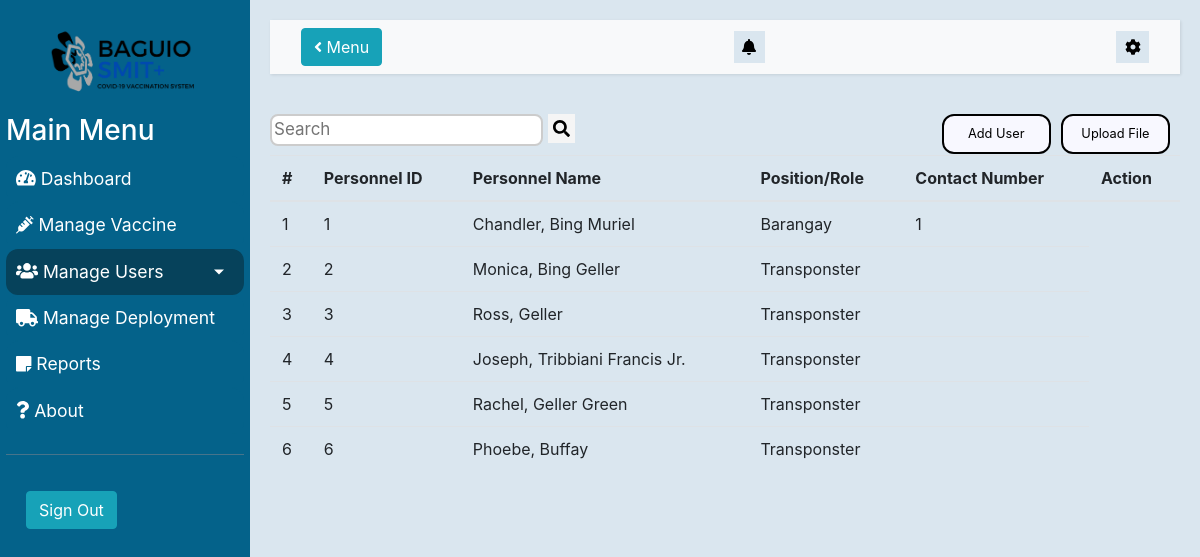
The page /AdminBackEnd/ManagePersonnelHome.php on the database as committed earlier.
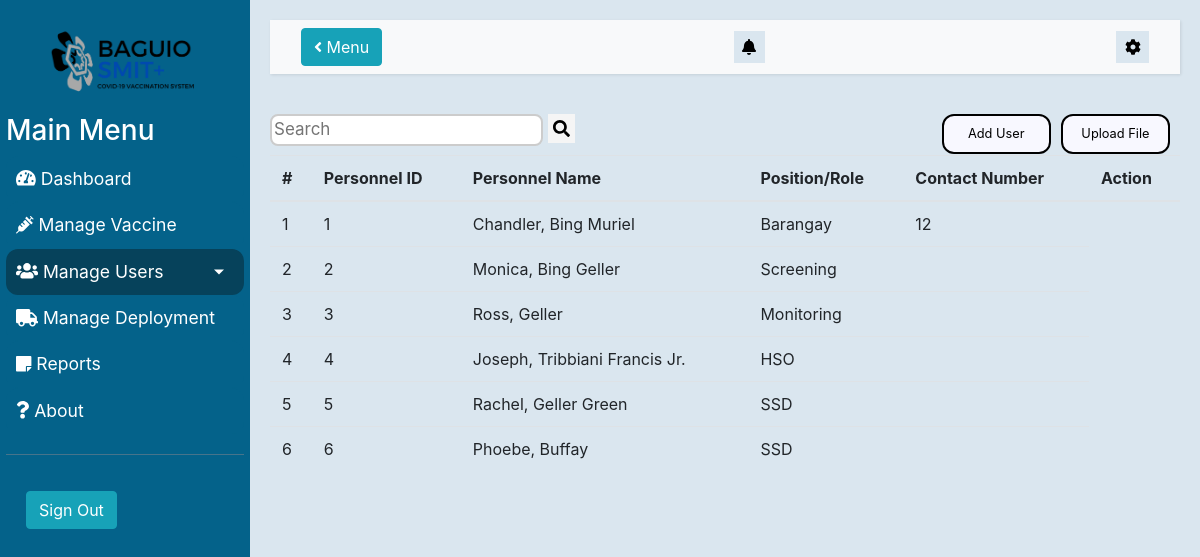
The same page on the database as committed later.
### tables this page shows
CREATE TABLE IF NOT EXISTS `employee` (
  `employee_id` int(11) NOT NULL AUTO_INCREMENT,
  `employee_first_name` varchar(255) NOT NULL,
  `employee_last_name` varchar(255) NOT NULL,
  `employee_middle_name` varchar(255) DEFAULT NULL,
  `employee_suffix` varchar(255) DEFAULT NULL,
  `employee_role` varchar(255) NOT NULL,
  `barangay_id` int(11) DEFAULT NULL,
  `employee_contact_number` char(11) NOT NULL,
  PRIMARY KEY (`employee_id`),
  KEY `barangay_id` (`barangay_id`)
);

### require/getEmployee.php (called while the page is built)
<?php
    include("../includes/database.php");
    include("../includes/constructor.php");
    $query = "SELECT * FROM employee";
    $employees = [];
    $stmt = $database->stmt_init();
    $stmt->prepare($query);
    $stmt->bind_result($employeeId, $employeeLastName, $employeeFirstName, $employeeMiddleName, $employeeSuffix, $employeeRole, $employeeContactNumber);
    $stmt->execute();
    while ($stmt->fetch()){
        $employee = new employeeInfo($employeeId, $employeeLastName, $employeeFirstName, $employeeMiddleName, $employeeSuffix, $employeeRole, $employeeContactNumber);
        $employees[] = $employee;
    }

### includes/constructor.php (called while the page is built, shortened)
<?php
class employeeInfo{
    private $employeeId;
    private $employeeLastName;
    private $employeeFirstName;
    private $employeeMiddleName;
    private $employeeSuffix;
    private $employeeRole;
    private $employeeContact;
    public function __construct($empId, $empLast, $empFirst, $empMiddle, $empSuffix, $empRole, $empNumber)
    {
        $this->employeeId = $empId;
        $this->employeeLastName = $empLast;
        $this->employeeFirstName = $empFirst;
        $this->employeeMiddleName = $empMiddle;
        $this->employeeSuffix = $empSuffix;
        $this->employeeRole = $empRole;
        $this->employeeContact = $empNumber;
    }
    public function getEmployeeId()
    {
        return $this->employeeId;
    }
    public function getEmployeeLastName()
    {
        return $this->employeeLastName;
    }
    public function getEmployeeFirstName()
    {
        return $this->employeeFirstName;
    }
    public function getEmployeeMiddleName()
    {
        return $this->employeeMiddleName;
    }
    public function getEmployeeContact()
    {
        return $this->employeeContact;
    }
    public function getEmployeeRole()
    {
        return $this->employeeRole;
    }
    public function getEmployeeSuffix()
    {
        return $this->employeeSuffix;
    }
}
?>

### AdminBackEnd/ManagePersonnelHome.php (the view, shortened to what this page needs)
<?php
include_once("../includes/database.php") ?>
<head>
    <link href="../css/style.css" rel="stylesheet">
    <link href="https://stackpath.bootstrapcdn.com/bootstrap/4.3.1/css/bootstrap.min.css"
 rel="stylesheet">
</head>
<body>
<div class="wrapper">
    <nav id="sidebar">
        <div class="sidebar-header">
            <div class="sidebar-brand-icon">
                <img style="width:150px;" src="../img/SMIT+.png" alt="Baguio Logo">
            </div>
        </div>
        <ul class="list-unstyled components">
            <h3 id="mainmenu">Main Menu</h3>
            <li>
                <a href="#"><i class="fas fa-tachometer-alt"></i> Dashboard</a>
            </li>
            <li>
                <a href="ManageVaccineHome.php"><i class="fas fa-syringe"></i> Manage Vaccine</a>
            </li>
            <li class="active">
                <a href="#ManageUsersSubmenu" data-toggle="collapse" aria-expanded="false" class="dropdown-toggle"><i
                            class="fas fa-users"></i> Manage Users</a>
            </li>
            <li>
                <a href="ManageDeployment.php"><i class="fas fa-truck"></i> Manage Deployment</a>
            </li>
            <li>
                <a href="ManageReportHome.php"><i class="fas fa-sticky-note"></i> Reports</a>
            </li>
            <li>
                <a href="aboutAdmin.html"><i class="fas fa-question"></i> About</a>
            </li>
        </ul>
        <ul class="list-unstyled CTAs">
            <button type="button" class="btn btn-info">
                <span>Sign Out</span>
            </button>
        </ul>
    </nav>
    <div id="content">
        <nav class="navbar navbar-expand-lg navbar-light bg-light">
            <div class="container-fluid">
                <button type="button" id="sidebarCollapse" class="btn btn-info" onclick="Toggle()">
                    <i class='fas fa-angle-left'></i> Menu
                </button>
                <button class="btnTop">
                    <i class="fas fa-bell"></i>
                </button>
                <button class="btnTop btnBell">
                    <i class="fas fa-cog"></i>
                </button>
            </div>
        </nav>
        <button id="uploadFileBtn" type="button" class="buttonTop" data-toggle="modal" data-target="#upload-File">
            Upload File
        </button>
        <button id="addPersonnelBtn" type="button" class="buttonTop">Add User</button>
        <div class="search-container">
            <input type="text" placeholder="Search" id="searchPersonnel" name="searchPersonnel" onkeyup="searchPersonnel()">
            <button type="submit" id="searchPersonnelBtn" name="searchPersonnelBtn" onclick="searchPersonnel()"><i class="fa fa-search"></i></button>
        </div>
        <table class="table table-row table-hover" id="personnelTable">
            <thead>
            <tr>
                <th scope="col">#</th>
                <th scope="col">Personnel ID</th>
                <th scope="col">Personnel Name</th>
                <th scope="col">Position/Role</th>
                <th scope="col">Contact Number</th>
                <th scope="col">Action</th>
            </tr>
            </thead>
            <?php
            require_once '../require/getEmployee.php';
            $count = 0;
            foreach ($employees as $emp) {
                $count++;
                $id = $emp->getEmployeeId();
                $role = $emp->getEmployeeRole();
                $contact = $emp->getEmployeeContact();
                if ($emp->getEmployeeMiddleName() == null && $emp->getEmployeeSuffix() == null) {
                    $name = $emp->getEmployeeLastName() . ", " . $emp->getEmployeeFirstName();
                } else if ($emp->getEmployeeSuffix() == null) {
                    $name = $emp->getEmployeeLastName() . ", " . $emp->getEmployeeFirstName() . " " . $emp->getEmployeeMiddleName();
                } else if ($emp->getEmployeeMiddleName() == null) {
                    $name = $emp->getEmployeeLastName() . ", " . $emp->getEmployeeFirstName() . " " . $emp->getEmployeeSuffix();
                } else {
                    $name = $emp->getEmployeeLastName() . ", " . $emp->getEmployeeFirstName() . " " . $emp->getEmployeeMiddleName() . " " . $emp->getEmployeeSuffix();
                }
                echo "<tr>
                <td>$count</td>
                <td>$id</td>
                <td>$name</td>
                <td>$role</td>
                <td>$contact</td>
                </tr>";
            }
            ?>
        </table>
    </div>
</div>
</body>

### css/style.css (style rules this page uses)
body { font-family: 'Poppins', sans-serif; }
.sidebar-brand-icon { padding-bottom: 0%; margin-bottom: -12%; }
a, a:hover, a:focus { color: inherit; text-decoration: none; transition: all 0.3s; border-radius: 12px; }
.navbar { padding: 15px 10px; background: #fff; border: none; border-radius: 0; margin-bottom: 40px; box-shadow: 1px 1px 3px rgba(0, 0, 0, 0.1); }
.buttonTop { display: block; float: right; background: ghostwhite; border: 2px solid black; width: 12%; height: 40px; color: black!important; margin-right: 10px; font-size: 80%; }
.buttonTop { border-radius: 12px; }
.search-container button { display: inline-block; padding: 6px 5px; background: whitesmoke; font-size: 17px; border: none; cursor: pointer; width: 3%; height: auto; }
.search-container { margin-bottom: 1%; }
input[type=text] { font-size: 17px; height: auto; display: inline-block; border: 2px solid #ccc; border-radius: 8px; }
img { display: block; margin-left: auto; margin-right: auto; width: 20%; }
.wrapper { display: flex; width: 100%; align-items: stretch; background-color: #ffffff; position: relative; overflow: hidden; }
#sidebar { min-width: 250px; max-width: 250px; background: #04628A; color: #fff; transition: all 0.3s; padding: .5%; }
#sidebar .sidebar-header { padding: 20px; background: #04628A; }
#sidebar ul.components { padding: 20px 0; border-bottom: 1px solid #47748b; }
#sidebar ul li a { padding: 10px; font-size: 1.1em; display: block; }
#sidebar ul li a { color: #fff !important; background: #04628A; ; }
#sidebar ul li.active>a, a[aria-expanded="true"] { color: #fff; background: #06425b; }
a[data-toggle="collapse"] { position: relative; }
.dropdown-toggle::after { display: block; position: absolute; top: 50%; right: 20px; transform: translateY(-50%); }
ul.CTAs { padding: 20px; }
.btnTop { border: none; background: #dae6ef; padding: 1%; }
#content { background-color: #dae6ef; width: 100%; padding: 20px; min-height: 100vh; transition: all 0.3s; }

Rows that differ between the two databases and show on the page:
changed employee "Chandler, Bing Muriel": barangay "1" → "12"
changed employee "Monica, Bing Geller": employee_role "Transponster" → "Screening"
changed employee "Ross, Geller": employee_role "Transponster" → "Monitoring"
changed employee "Joseph, Tribbiani Francis Jr.": employee_role "Transponster" → "HSO"
changed employee "Rachel, Geller Green": employee_role "Transponster" → "SSD"
changed employee "Phoebe, Buffay": employee_role "Transponster" → "SSD"
